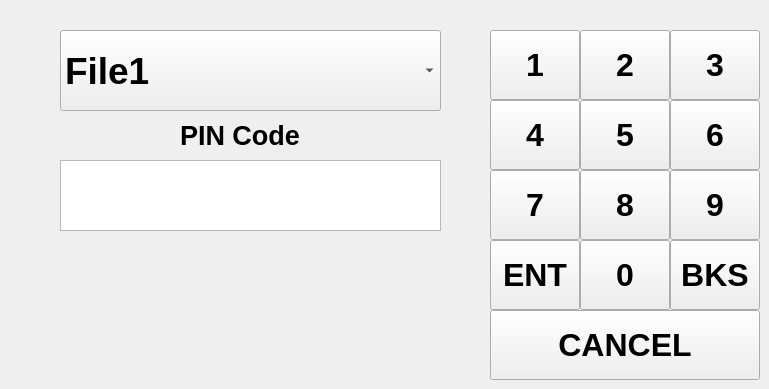
   <widget class="QWidget" name="page2_enter_pin_code">
    <widget class="QPushButton" name="btn_9_secret_mode">
     <property name="geometry">
      <rect>
       <x>670</x>
       <y>170</y>
       <width>90</width>
       <height>70</height>
      </rect>
     </property>
     <property name="minimumSize">
      <size>
       <width>90</width>
       <height>70</height>
      </size>
     </property>
     <property name="maximumSize">
      <size>
       <width>90</width>
       <height>70</height>
      </size>
     </property>
     <property name="font">
      <font>
       <family>Arial</family>
       <pointsize>24</pointsize>
       <weight>75</weight>
       <bold>true</bold>
      </font>
     </property>
     <property name="text">
      <string>9</string>
     </property>
    </widget>
    <widget class="QPushButton" name="btn_5_secret_mode">
     <property name="geometry">
      <rect>
       <x>580</x>
       <y>100</y>
       <width>90</width>
       <height>70</height>
      </rect>
     </property>
     <property name="minimumSize">
      <size>
       <width>90</width>
       <height>70</height>
      </size>
     </property>
     <property name="maximumSize">
      <size>
       <width>90</width>
       <height>70</height>
      </size>
     </property>
     <property name="font">
      <font>
       <family>Arial</family>
       <pointsize>24</pointsize>
       <weight>75</weight>
       <bold>true</bold>
      </font>
     </property>
     <property name="text">
      <string>5</string>
     </property>
    </widget>
    <widget class="QPushButton" name="btn_4_secret_mode">
     <property name="geometry">
      <rect>
       <x>490</x>
       <y>100</y>
       <width>90</width>
       <height>70</height>
      </rect>
     </property>
     <property name="minimumSize">
      <size>
       <width>90</width>
       <height>70</height>
      </size>
     </property>
     <property name="maximumSize">
      <size>
       <width>90</width>
       <height>70</height>
      </size>
     </property>
     <property name="font">
      <font>
       <family>Arial</family>
       <pointsize>24</pointsize>
       <weight>75</weight>
       <bold>true</bold>
      </font>
     </property>
     <property name="text">
      <string>4</string>
     </property>
    </widget>
    <widget class="QPushButton" name="btn_3_secret_mode">
     <property name="geometry">
      <rect>
       <x>670</x>
       <y>30</y>
       <width>90</width>
       <height>70</height>
      </rect>
     </property>
     <property name="minimumSize">
      <size>
       <width>90</width>
       <height>70</height>
      </size>
     </property>
     <property name="maximumSize">
      <size>
       <width>90</width>
       <height>70</height>
      </size>
     </property>
     <property name="font">
      <font>
       <family>Arial</family>
       <pointsize>24</pointsize>
       <weight>75</weight>
       <bold>true</bold>
      </font>
     </property>
     <property name="text">
      <string>3</string>
     </property>
    </widget>
    <widget class="QPushButton" name="btn_7_secret_mode">
     <property name="geometry">
      <rect>
       <x>490</x>
       <y>170</y>
       <width>90</width>
       <height>70</height>
      </rect>
     </property>
     <property name="minimumSize">
      <size>
       <width>90</width>
       <height>70</height>
      </size>
     </property>
     <property name="maximumSize">
      <size>
       <width>90</width>
       <height>70</height>
      </size>
     </property>
     <property name="font">
      <font>
       <family>Arial</family>
       <pointsize>24</pointsize>
       <weight>75</weight>
       <bold>true</bold>
      </font>
     </property>
     <property name="text">
      <string>7</string>
     </property>
    </widget>
    <widget class="QPushButton" name="btn_8_secret_mode">
     <property name="geometry">
      <rect>
       <x>580</x>
       <y>170</y>
       <width>90</width>
       <height>70</height>
      </rect>
     </property>
     <property name="minimumSize">
      <size>
       <width>90</width>
       <height>70</height>
      </size>
     </property>
     <property name="maximumSize">
      <size>
       <width>90</width>
       <height>70</height>
      </size>
     </property>
     <property name="font">
      <font>
       <family>Arial</family>
       <pointsize>24</pointsize>
       <weight>75</weight>
       <bold>true</bold>
      </font>
     </property>
     <property name="text">
      <string>8</string>
     </property>
    </widget>
    <widget class="QPushButton" name="btn_2_secret_mode">
     <property name="geometry">
      <rect>
       <x>580</x>
       <y>30</y>
       <width>90</width>
       <height>70</height>
      </rect>
     </property>
     <property name="minimumSize">
      <size>
       <width>90</width>
       <height>70</height>
      </size>
     </property>
     <property name="maximumSize">
      <size>
       <width>90</width>
       <height>70</height>
      </size>
     </property>
     <property name="font">
      <font>
       <family>Arial</family>
       <pointsize>24</pointsize>
       <weight>75</weight>
       <bold>true</bold>
      </font>
     </property>
     <property name="text">
      <string>2</string>
     </property>
    </widget>
    <widget class="QPushButton" name="btn_bks_secret_mode">
     <property name="geometry">
      <rect>
       <x>670</x>
       <y>240</y>
       <width>90</width>
       <height>70</height>
      </rect>
     </property>
     <property name="minimumSize">
      <size>
       <width>90</width>
       <height>70</height>
      </size>
     </property>
     <property name="maximumSize">
      <size>
       <width>90</width>
       <height>70</height>
      </size>
     </property>
     <property name="font">
      <font>
       <family>Arial</family>
       <pointsize>24</pointsize>
       <weight>75</weight>
       <bold>true</bold>
      </font>
     </property>
     <property name="text">
      <string>BKS</string>
     </property>
    </widget>
    <widget class="QPushButton" name="btn_enter_secret_mode">
     <property name="geometry">
      <rect>
       <x>490</x>
       <y>240</y>
       <width>90</width>
       <height>70</height>
      </rect>
     </property>
     <property name="minimumSize">
      <size>
       <width>90</width>
       <height>70</height>
      </size>
     </property>
     <property name="maximumSize">
      <size>
       <width>90</width>
       <height>70</height>
      </size>
     </property>
     <property name="font">
      <font>
       <family>Arial</family>
       <pointsize>24</pointsize>
       <weight>75</weight>
       <bold>true</bold>
      </font>
     </property>
     <property name="text">
      <string>ENT</string>
     </property>
    </widget>
    <widget class="QPushButton" name="btn_1_secret_mode">
     <property name="geometry">
      <rect>
       <x>490</x>
       <y>30</y>
       <width>90</width>
       <height>70</height>
      </rect>
     </property>
     <property name="minimumSize">
      <size>
       <width>90</width>
       <height>70</height>
      </size>
     </property>
     <property name="maximumSize">
      <size>
       <width>90</width>
       <height>70</height>
      </size>
     </property>
     <property name="font">
      <font>
       <family>Arial</family>
       <pointsize>24</pointsize>
       <weight>75</weight>
       <bold>true</bold>
      </font>
     </property>
     <property name="autoFillBackground">
      <bool>false</bool>
     </property>
     <property name="text">
      <string>1</string>
     </property>
    </widget>
    <widget class="QPushButton" name="btn_6_secret_mode">
     <property name="geometry">
      <rect>
       <x>670</x>
       <y>100</y>
       <width>90</width>
       <height>70</height>
      </rect>
     </property>
     <property name="minimumSize">
      <size>
       <width>90</width>
       <height>70</height>
      </size>
     </property>
     <property name="maximumSize">
      <size>
       <width>90</width>
       <height>70</height>
      </size>
     </property>
     <property name="font">
      <font>
       <family>Arial</family>
       <pointsize>24</pointsize>
       <weight>75</weight>
       <bold>true</bold>
      </font>
     </property>
     <property name="text">
      <string>6</string>
     </property>
    </widget>
    <widget class="QPushButton" name="btn_0_secret_mode">
     <property name="geometry">
      <rect>
       <x>580</x>
       <y>240</y>
       <width>90</width>
       <height>70</height>
      </rect>
     </property>
     <property name="minimumSize">
      <size>
       <width>90</width>
       <height>70</height>
      </size>
     </property>
     <property name="maximumSize">
      <size>
       <width>90</width>
       <height>70</height>
      </size>
     </property>
     <property name="font">
      <font>
       <family>Arial</family>
       <pointsize>24</pointsize>
       <weight>75</weight>
       <bold>true</bold>
      </font>
     </property>
     <property name="text">
      <string>0</string>
     </property>
    </widget>
    <widget class="QTextEdit" name="te_pin_code">
     <property name="geometry">
      <rect>
       <x>60</x>
       <y>160</y>
       <width>381</width>
       <height>71</height>
      </rect>
     </property>
     <property name="font">
      <font>
       <family>Arial</family>
       <pointsize>28</pointsize>
       <weight>75</weight>
       <bold>true</bold>
      </font>
     </property>
    </widget>
    <widget class="QLabel" name="label_pin_code">
     <property name="geometry">
      <rect>
       <x>180</x>
       <y>110</y>
       <width>141</width>
       <height>51</height>
      </rect>
     </property>
     <property name="font">
      <font>
       <family>Arial</family>
       <pointsize>20</pointsize>
       <weight>75</weight>
       <bold>true</bold>
      </font>
     </property>
     <property name="text">
      <string>PIN Code</string>
     </property>
    </widget>
    <widget class="QComboBox" name="cb_list_secret_files">
     <property name="geometry">
      <rect>
       <x>60</x>
       <y>30</y>
       <width>381</width>
       <height>81</height>
      </rect>
     </property>
     <property name="font">
      <font>
       <family>Arial</family>
       <pointsize>28</pointsize>
       <weight>75</weight>
       <bold>true</bold>
      </font>
     </property>
     <item>
      <property name="text">
       <string>File1</string>
      </property>
     </item>
     <item>
      <property name="text">
       <string>File2</string>
      </property>
     </item>
     <item>
      <property name="text">
       <string>File3</string>
      </property>
     </item>
     <item>
      <property name="text">
       <string>File4</string>
      </property>
     </item>
    </widget>
    <widget class="QPushButton" name="btn_cancel_pin_secret_mode">
     <property name="geometry">
      <rect>
       <x>490</x>
       <y>310</y>
       <width>270</width>
       <height>70</height>
      </rect>
     </property>
     <property name="minimumSize">
      <size>
       <width>270</width>
       <height>70</height>
      </size>
     </property>
     <property name="maximumSize">
      <size>
       <width>270</width>
       <height>70</height>
      </size>
     </property>
     <property name="font">
      <font>
       <family>Arial</family>
       <pointsize>24</pointsize>
       <weight>75</weight>
       <bold>true</bold>
      </font>
     </property>
     <property name="text">
      <string>CANCEL</string>
     </property>
    </widget>
   </widget>
